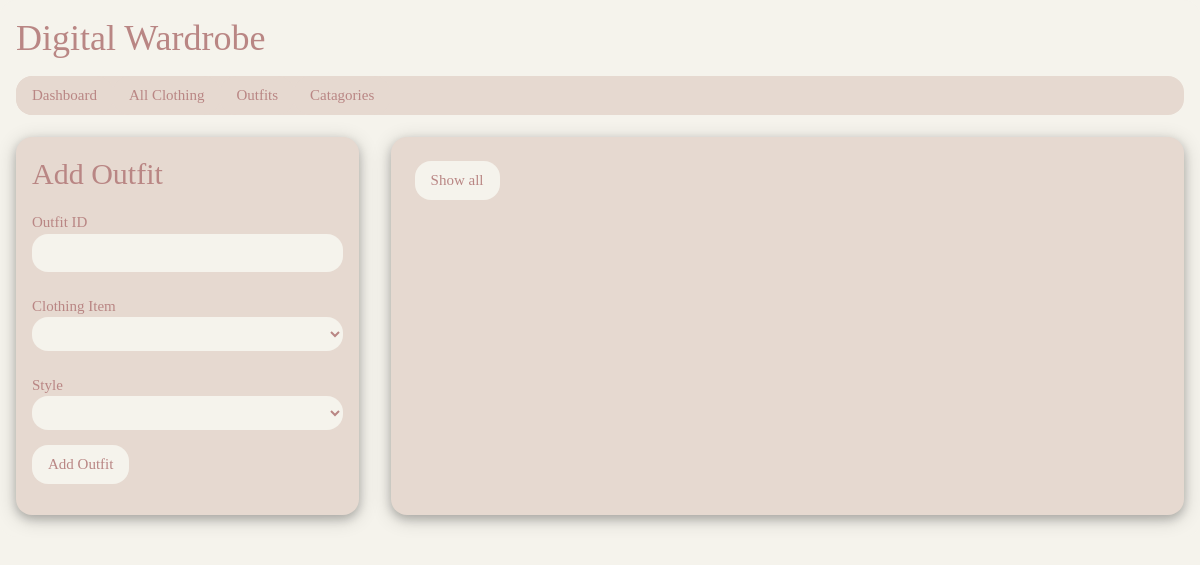
The page /outfits (signed in) on the database as committed earlier.
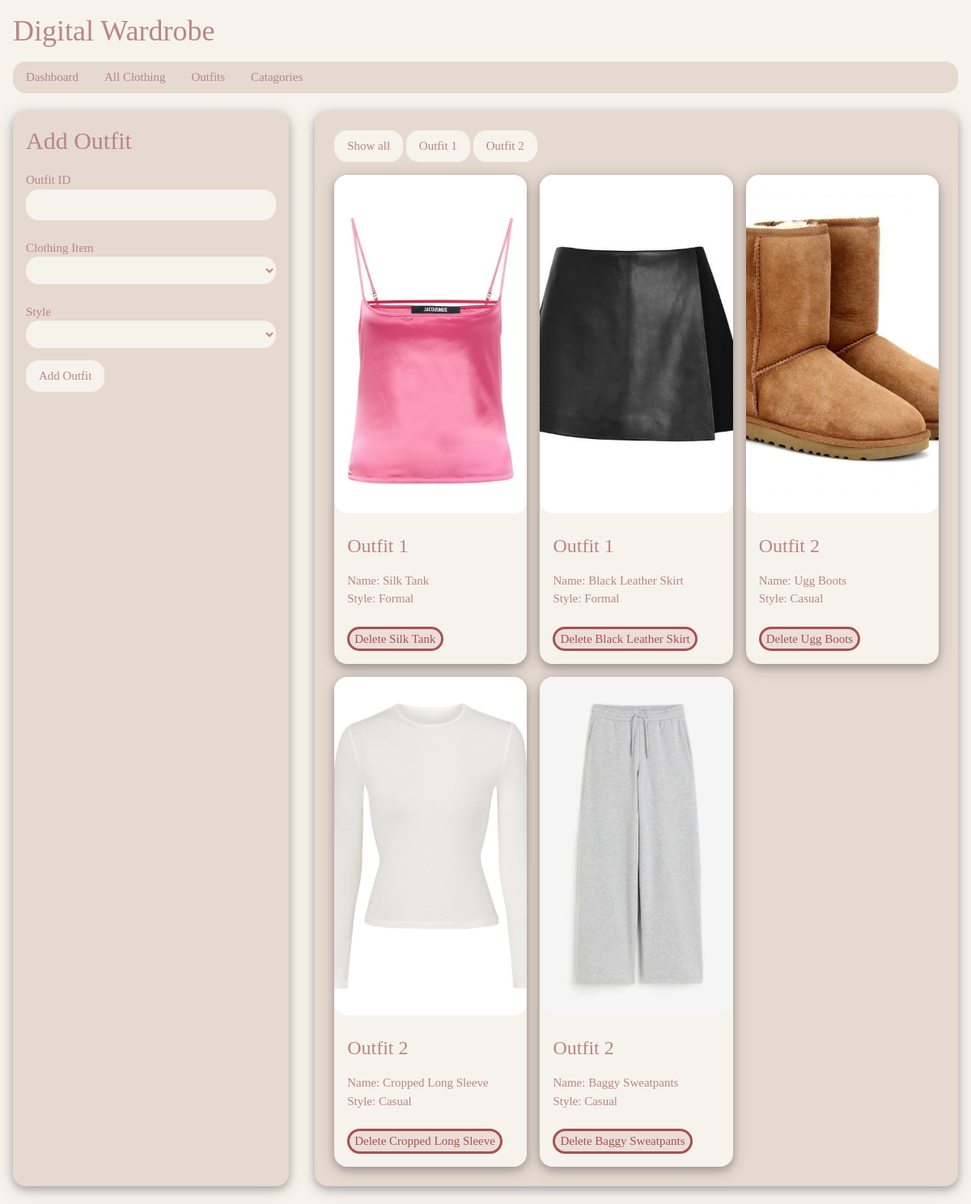
The same page on the database as committed later.
### tables this page shows
CREATE TABLE outfit (id INTEGER PRIMARY KEY, outfit_id INTEGER, outfit_style INTEGER REFERENCES style (style_id), outfit_img_file INTEGER REFERENCES clothing (clothing_id), user_id INTEGER REFERENCES user (user_id));

CREATE TABLE clothing (clothing_id INTEGER PRIMARY KEY, name TEXT, brand INTEGER REFERENCES brand (brand_id), type INTEGER REFERENCES type (type_id), colour INTEGER REFERENCES colour (colour_id), img_file TEXT, user_id INTEGER REFERENCES user (user_id));

CREATE TABLE style (style_id INTEGER PRIMARY KEY, style_name TEXT, user_id INTEGER REFERENCES user (user_id));

### app.py (the view, shortened to what this page needs)
@app.route('/outfits', methods=['GET', 'POST'])
def addoutfit():
    if 'user_id' in session:
        user_id = session['user_id']
        return viewoutfits(user_id)
    else:
        return redirect(url_for('login'))

### templates/outfits.html (shortened to what this page needs)
{% extends "base.html" %}
{% block body %}
<br>
<div class="w3-cell-row">
  <div class="w3-round-xlarge colour5 w3-cell w3-card-4" style="width:30%">
    <form class="w3-ckp-container" action="{{ url_for('addoutfit') }}" method="POST" enctype="multipart/form-data">
      <h2>Add Outfit</h2><br>
      <label> Outfit ID</label>
      <input name="outfit_id" type="number" maxlength="25" placeholder=" " class="w3-input" required><br>
      <label> Clothing Item </label>
      <select name="outfit_img_file" type="number" class="w3-input" required>
        <option value=""> </option>
        {% for item in resultsimg_fileo %}
        <option value={{item[0]}}>{{item[2]}}</option>
        {% endfor %}
      </select><br>
      <label>Style </label>
      <select name="outfit_style" type="number" class="w3-input" required>
        <option value=""> </option>
        {% for items in resultsstyleo %}
        <option value={{items[0]}}>{{items[1]}}</option>
        {% endfor %}
      </select>
      <p><input button type="submit" value="Add Outfit" class="w3-ckp-input-button w3-round-xlarge"></p>
    </form>
  </div>
  <div class="w3-ckp-container w3-round-xlarge colour5 w3-cell w3-card-4" style="width:70%">
      <div class="padding" id="myBtnContainer">
        <button class="w3-ckp-filter-button active" onclick="filterSelection('all')"> Show all</button>
        {% for item in new_outfits_results %}
        <button class="w3-ckp-filter-button" onclick="filterSelection('{{item[1]}}')">Outfit {{ item[1] }}</button>
        {% endfor %}
      </div>
      {% for item in outfits_results %}
      <div class="filterDiv {{item[1]}}">
      <div class="w3-third">
        <div class="gallery-wrap w3-card-4 colour4 w3-round-xlarge">
          <img src="/static/images/{{ item[4] }}" alt=lol class="gallery-wrap w3-round-xlarge responsive" onError="this.onerror=null;this.src='/static/images/noimage_lol.jpg';">
          <div class="eight-sixteen-padding">
            <h3 class="heading-padding">Outfit {{ item[1] }}</h3>
            <p>Name: {{ item[2] }}<br>Style: {{ item[3] }}</p>
            <form style="padding-bottom: 8px; padding-top: 8px;" method="POST" action="{{ url_for('deleteoutfit', ID=item[0]) }}">
              <input type="submit" title="Delete" class="delete-button" value="Delete {{ item[2]}}" onclick="return confirm('Are you sure you want to delete this Item?')">
            </form>
          </div>
        </div>
      </div>
      </div>
      {% endfor %}
    </div>
  </div>
<br>
{% endblock %}

### templates/base.html (shortened to what this page needs)
<!DOCTYPE html>
<html lang="en">
<head>
    <link rel="stylesheet" href="/static/w3.css">
    <link rel="stylesheet" href="/static/charlottestyles.css">
</head>
<body>
  <div class = "w3-container colour4 w3-round-xlarge">
    <h1 class="heading-padding">Digital Wardrobe</h1>
    <div class="w3-bar w3-round-xlarge colour5">
      <a href="/login" class="w3-bar-item w3-ckp-button">Dashboard</a>
      <a href="/clothing" class="w3-bar-item w3-ckp-button">All Clothing</a>
      <a href="/outfits" class="w3-bar-item w3-ckp-button">Outfits</a>
      <div class="w3-dropdown-hover">
        <button class="w3-ckp-button w3-round-xlarge colour5">Catagories</button>
      </div>
    </div>
      {% block body %}
      {% endblock %}
  </div>
</body>
</html>

### static/w3.css (style rules this page uses)
html { box-sizing:border-box }
*,*:before,*:after { box-sizing:inherit }
html { -ms-text-size-adjust:100%;-webkit-text-size-adjust:100% }
body { margin:0 }
a { background-color:transparent }
img { border-style:none }
button,input,select,textarea,optgroup { font:inherit;margin:0 }
button,input { overflow:visible }
button,select { text-transform:none }
button,[type=button],[type=reset],[type=submit] { -webkit-appearance:button }
img { vertical-align:middle }
a { color:inherit }
.w3-input { padding:8px;display:block;border:none;border-bottom:1px solid #ccc;width:100% }
.w3-dropdown-click,.w3-dropdown-hover { position:relative;display:inline-block;cursor:pointer }
.w3-bar { width:100%;overflow:hidden }
.w3-bar .w3-bar-item { padding:8px 16px;float:left;width:auto;border:none;display:block;outline:0 }
.w3-bar .w3-dropdown-hover,.w3-bar .w3-dropdown-click { position:static;float:left }
.w3-container:after,.w3-container:before,.w3-panel:after,.w3-panel:before,.w3-row:after,.w3-row:before,.w3-row-padding:after,.w3-row-padding:before, .w3-cell-row:before,.w3-cell-row:after,.w3-clear:after,.w3-clear:before,.w3-bar:before,.w3-bar:after { content:"";display:table;clear:both }
.w3-col,.w3-half,.w3-third,.w3-twothird,.w3-threequarter,.w3-quarter { float:left;width:100% }
@media (min-width:601px) { .w3-col.m4,.w3-third { width:33.33333% } }
.w3-cell-row { display:table;width:100% }
.w3-cell { display:table-cell }
.w3-round-xlarge { border-radius:16px }
.w3-container,.w3-panel { padding:0.01em 16px }
.w3-card-4,.w3-hover-shadow:hover { box-shadow:0 4px 10px 0 rgba(0,0,0,0.2),0 4px 20px 0 rgba(0,0,0,0.19) }

### static/charlottestyles.css (style rules this page uses)
html { font-family: Georgia, serif; font-size: 15px; line-height: 1.5; font-weight: normal; background-color: #F5F3EC; }
h1, h2, h3, h4, h5, h6 { font-family: Georgia, serif; font-weight: 400; line-height: 1; margin: 0px 0px; }
h1 { font-size: 36px }
h2 { font-size: 30px }
h3 { font-size: 24px }
img { width: 355px; height: 419px; object-fit: cover; }
.colour4,.hover-colour4:hover { color:#B98684!important; background-color:#F5F3EC !important }
.colour5,.hover-colour5:hover { color:#B98684!important; background-color:#E6D9D0 !important }
.filterDiv { display: none; }
.show { display: block; }
.gallery-wrap { position: relative; overflow: hidden; width: 100%; display: block; }
.heading-padding { margin: 20px 0; }
.responsive { width: 100%; height: 355; max-height: 418px; min-height: 400px; display: block; }
.delete-button { background-color:#a8515121; color: #a85151; display:inside; cursor: pointer; text-decoration:none; border-color: #a85151!important; border-radius:16px; border-width: 3px; border-style: solid; }
.eight-sixteen-padding { padding: 8px 16px; }
.padding { padding: 8px 8px; }
.w3-ckp-container { padding: 16px 16px; }
.w3-round-xlarge { border-radius:16px }
.w3-ckp-input-btn,.w3-ckp-input-button { border:none; display:inline-block; padding:8px 16px; vertical-align:middle; overflow:hidden; text-decoration:none; text-align:center; cursor:pointer; white-space:nowrap; border-radius:16px; color:#B98684; background-color:#F5F3EC; }
.w3-ckp-filter-btn,.w3-ckp-filter-button { border:none; display:inline-block; padding:8px 16px; vertical-align:middle; overflow:hidden; text-decoration:none; text-align:center; cursor:pointer; white-space:nowrap; border-radius:16px; color:#B98684; background-color:#F5F3EC; }
.w3-ckp-btn,.w3-ckp-button { border:none; display:inline-block; padding:8px 16px; vertical-align:middle; overflow:hidden; text-decoration:none; text-align:center; cursor:pointer; white-space:nowrap; border-radius:16px; color:#B98684; background-color:#E6D9D0; }
.w3-input { color:#B98684!important; background-color:#F5F3EC!important; padding:8px; display:block; border:none; width:100%; border-radius:16px }
.w3-third { padding: 8px 8px !important; }

Rows that differ between the two databases and show on the page:
added outfit: outfit "1", img_file (picture), name "Silk Tank", style_name "Formal", name "Delete Silk Tank"
added outfit: outfit "2", img_file (picture), name "Ugg Boots", style_name "Casual", name "Delete Ugg Boots"
added outfit: img_file (picture), outfit "1", name "Black Leather Skirt", style_name "Formal", name "Delete Black Leather Skirt"
added outfit: img_file (picture), outfit "2", name "Cropped Long Sleeve", style_name "Casual", name "Delete Cropped Long Sleeve"
added outfit: img_file (picture), outfit "2", name "Baggy Sweatpants", style_name "Casual", name "Delete Baggy Sweatpants"
